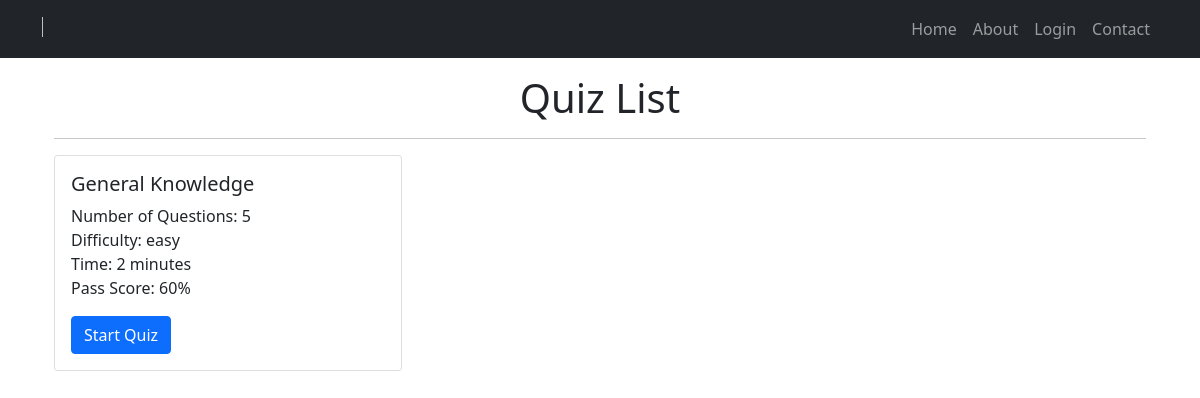
Before: / with the older database file.
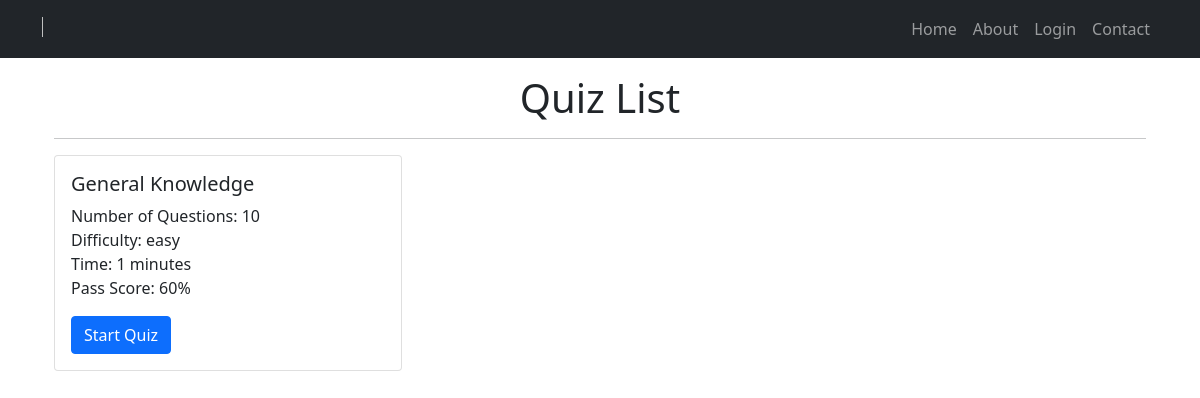
After: the same page with the newer database file.
### quizes/models.py (models this page shows, shortened)
class Quiz(models.Model):
    name = models.CharField(max_length=120)
    topic = models.CharField(max_length=120)
    number_of_questions = models.IntegerField()
    time = models.IntegerField(help_text="Duration of the quiz")
    required_score_to_pass = models.IntegerField(help_text="required score in percent")
    difficulty = models.CharField(max_length=6,choices=DIFF_CHOICES)
    class Meta:
        verbose_name_plural = 'Quizes'

### quizes/views.py (the view)
# urls.py: path('',QuizListView.as_view(),name='main-view'),
class QuizListView(ListView):
    model = Quiz
    template_name = 'quizes/main.html'

### quizes/templates/quizes/main.html (shortened to what this page needs)
{% extends 'base.html' %}
{% load static %}
{% block content %}
  <div class="container mt-3">
    <h1 class="text-center">Quiz List</h1>
    <hr>
    <div class="row">
      {% for obj in object_list %}
        <div class="col-md-4">
          <div class="card mb-4">
            <div class="card-body">
              <h5 class="card-title">{{ obj.name }}</h5>
              <p class="card-text">
                Number of Questions: {{ obj.number_of_questions }}<br>
                Difficulty: {{ obj.difficulty }}<br>
                Time: {{ obj.time }} minutes<br>
                Pass Score: {{ obj.required_score_to_pass }}%
              </p>
              <button class="btn btn-primary modal-button"
                data-pk="{{ obj.pk }}"
                data-quiz="{{ obj.name }}"
                data-questions="{{ obj.number_of_questions }}"
                data-difficulty="{{ obj.difficulty }}"
                data-time="{{ obj.time }}"
                data-pass="{{ obj.required_score_to_pass }}"
                data-bs-toggle="modal"
                data-bs-target="#quizstartmodal"
              >
                Start Quiz
              </button>
            </div>
          </div>
        </div>
      {% endfor %}
    </div>
  </div>
{% endblock content %}

Changed rows visible on the page:
changed Quiz "General Knowledge": number_of_questions "5" → "10"; time "2" → "1"
